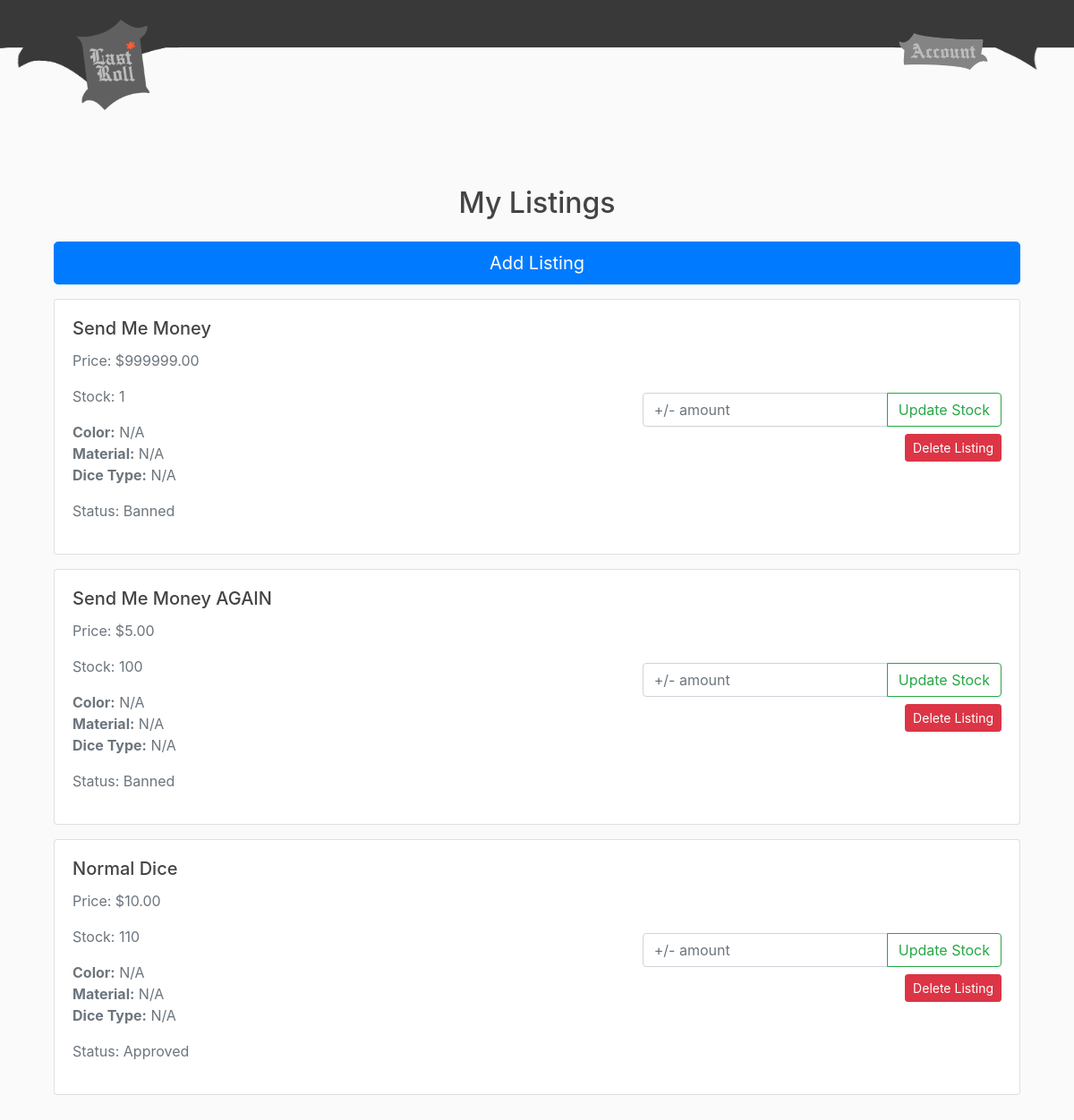
Page /sellermylistings/ (signed in) on the earlier database version.
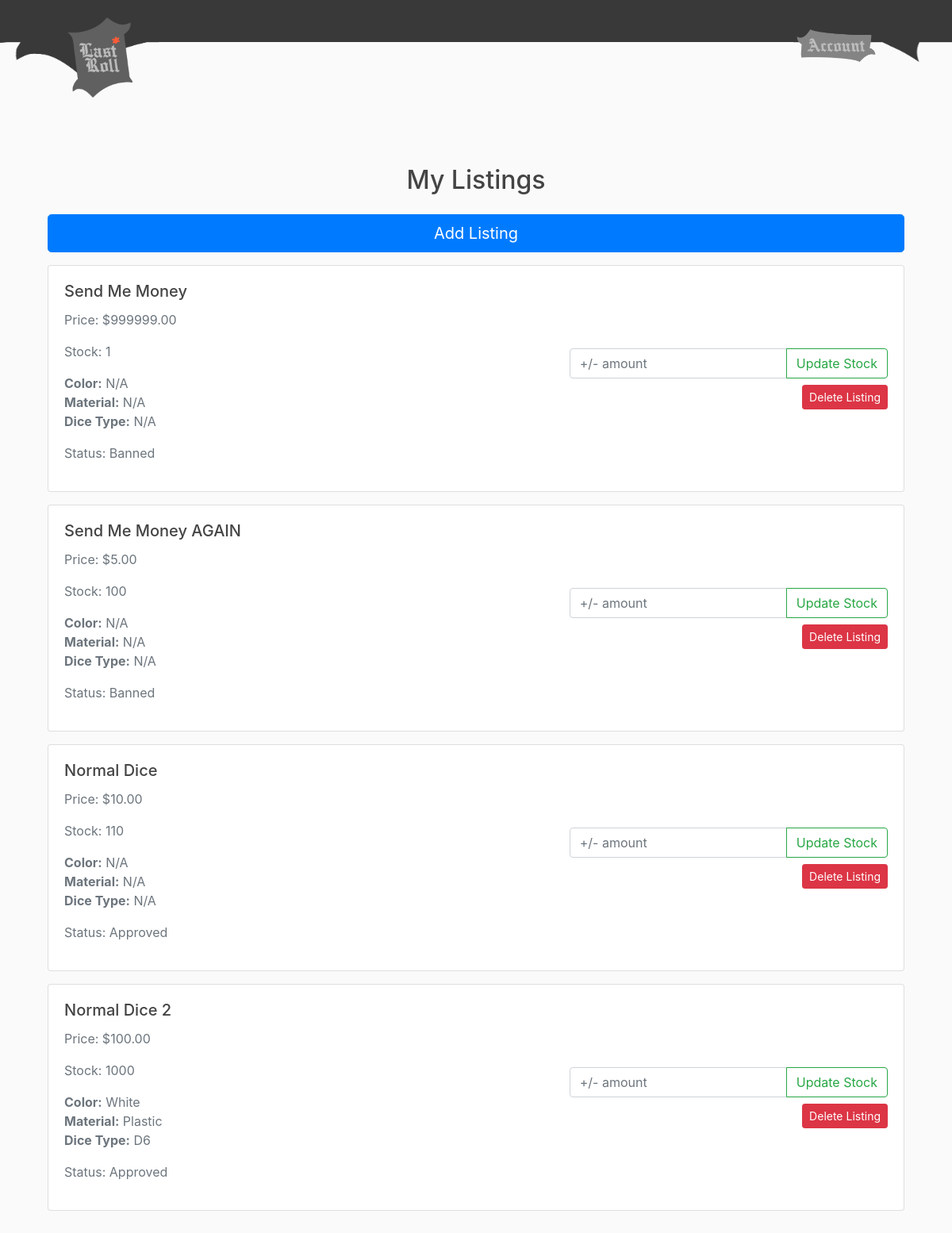
Same page on the later database version.
### store/models.py (models this page shows, shortened)
class Product(models.Model):
    seller = models.ForeignKey(Seller, on_delete=models.CASCADE)
    name = models.CharField(max_length=100)
    description = models.TextField(blank=True)
    price = models.DecimalField(max_digits=8, decimal_places=2)
    color = models.CharField(max_length=30, default="N/A", db_index=True)
    material = models.CharField(max_length=30, default="N/A", db_index=True)
    dice_type = models.CharField(max_length=30, default="N/A", db_index=True)
    stock = models.PositiveIntegerField(default=0)
    image = models.ImageField(upload_to='product_images/', blank=True)
    created_at = models.DateTimeField(default=timezone.now)
    status = models.IntegerField(default=0)
    is_reported = models.BooleanField(default=False)
    report_confirmed = models.BooleanField(default=False)

### shop/views.py (the view)
# urls.py: path('sellermylistings/', views.sellermylistings, name='shop-sellermylistings'),
@login_required
def sellermylistings(request):
    profile = request.user.profile
    if profile.role != profile.ROLE_SELLER:
        return HttpResponseForbidden("You do not have permission to view this page.")
    listings = Product.objects.filter(seller__user=profile.user)
    context = {
        'username': request.user.username,
        'listings': listings
    }
    return render(request, 'shop/sellermylistings.html', context)

### shop/templates/shop/sellermylistings.html (shortened to what this page needs)
{% extends "shop/base.html" %}
{% block content %}
<div class="container mt-5">
  <h2 class="text-center mb-4">My Listings</h2>
  <a href="{% url 'shop-sellercreatelisting' %}" class="btn btn-primary btn-lg btn-block my-3">Add Listing</a>
  {% for product in listings %}
  <div class="card mb-3 shadow-sm">
    <div class="card-body">
      <div class="d-flex justify-content-between align-items-center">
        <div>
          <h5 class="card-title">{{ product.name }}</h5>
          <p class="text-muted">Price: ${{ product.price }}</p>
          <p class="text-muted">Stock: {{ product.stock }}</p>
          <p class="text-muted">
            <strong>Color:</strong> {{ product.color }}<br>
            <strong>Material:</strong> {{ product.material }}<br>
            <strong>Dice Type:</strong> {{ product.dice_type }}
          </p>
          <p class="text-muted">
            Status:
            {% if product.status == 0 %}Unverified
            {% elif product.status == 1 %}Approved
            {% else %}Banned
            {% endif %}
          </p>
        </div>
        <div class="text-right">
          <form action="{% url 'restock_product' product.pk %}" method="post" class="mb-2">
            <div class="input-group">
              <input type="number" name="amount" class="form-control" placeholder="+/- amount">
              <div class="input-group-append">
                <button class="btn btn-outline-success" type="submit">Update Stock</button>
              </div>
            </div>
          </form>
          <form action="{% url 'remove_product' product.pk %}" method="post">
            <button class="btn btn-danger btn-sm">Delete Listing</button>
          </form>
        </div>
      </div>
    </div>
  </div>
  {% endfor %}
</div>
{% endblock %}

Differences in the rows shown:
added Product: name "Normal Dice 2", price "100.00", stock "1000", color "White", material "Plastic", dice_type "D6", status "Approved"
